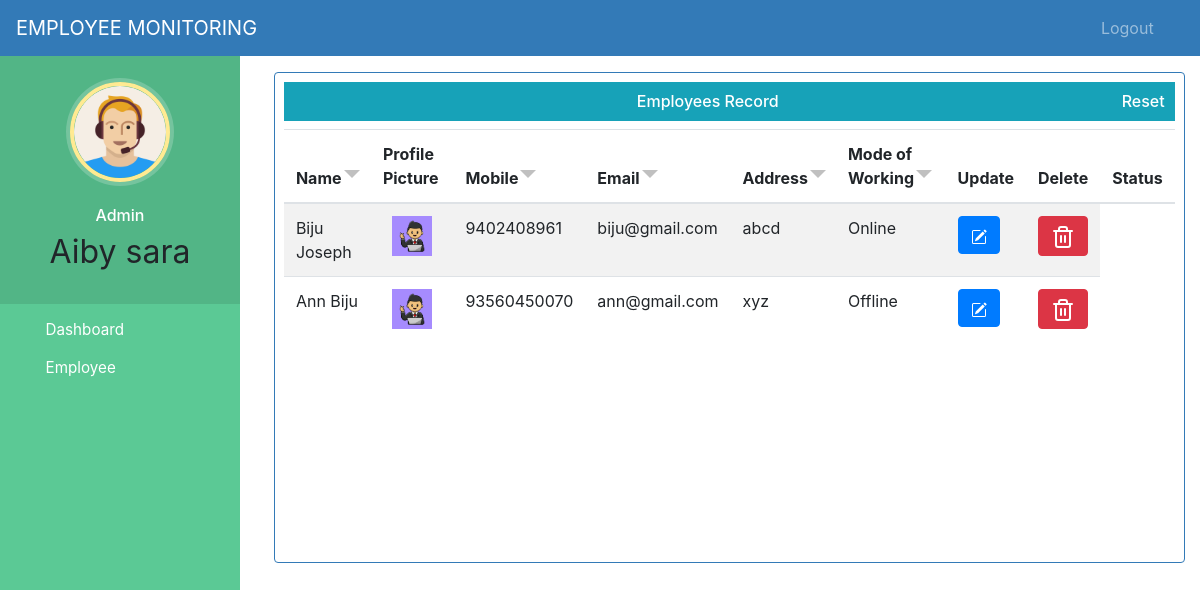
The page /admin-view-employee (signed in) on the database as committed earlier.
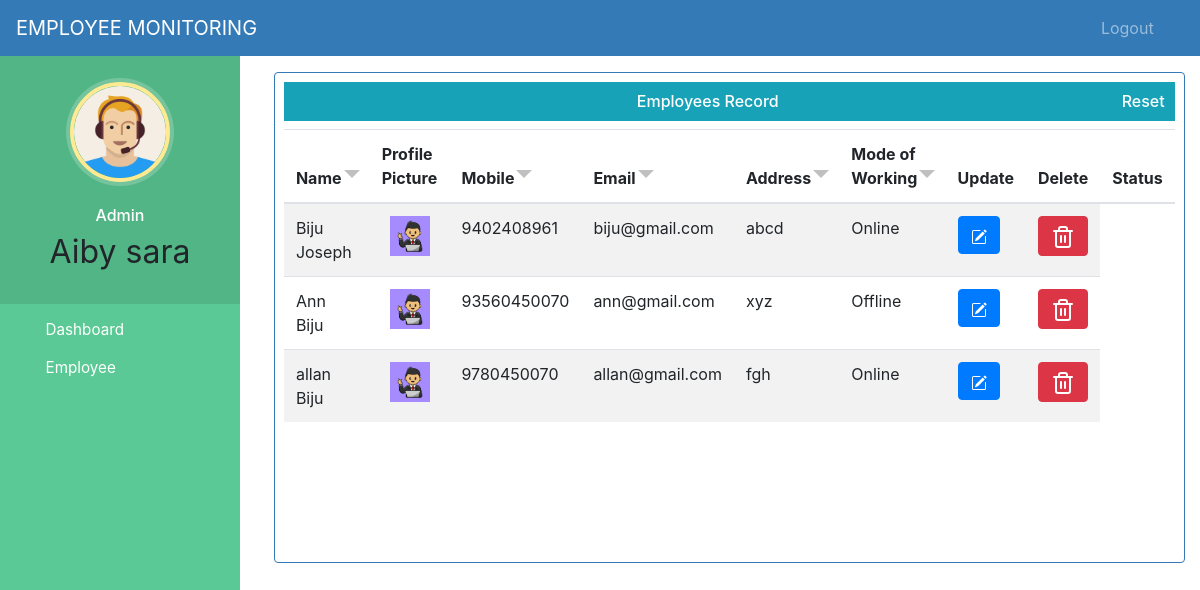
The same page on the database as committed later.
### employee/models.py (models this page shows, shortened)
class Employee(models.Model):
    user = models.OneToOneField(User, on_delete=models.CASCADE)
    profile_pic = models.ImageField(upload_to='profile_pic/EmployeeProfilePic/', null=True, blank=True)
    mode = models.CharField(max_length=128, choices=mode_status, default='Offline')
    address = models.CharField(max_length=128)
    mobile = models.CharField(max_length=12, null=True)
    email = models.EmailField(max_length=128, null=True)
    status = models.BooleanField(default=False)
    last_activity = models.DateTimeField(null=True, blank=True)
    @property
    def get_name(self):
        return self.user.first_name + " " + self.user.last_name

### employee/views.py (the view)
# urls.py: path('admin-view-employee', views.admin_view_employee_view, name='admin-view-employee'),
@login_required(login_url='userlogin')
@user_passes_test(is_admin)
def admin_view_employee_view(request):
    employees = models.Employee.objects.all().filter(status=True)
    return render(request, 'admin_view_employee.html', {'employees': employees})

### employee/views.py (called while the page is built)
def is_admin(user):
    return user.groups.filter(name='ADMIN').exists()

### templates/admin_view_employee.html (shortened to what this page needs)
{% extends 'admin_base.html' %}
{% block content %}
{%load static%}
  <link rel="stylesheet" href="{% static 'css/sort.css' %}">
<br><br><br>
{% include 'messages.html' %}
<div class="container">
  <div class="bor">
    <div class="tableFixHead">
      <h6 class="bg-info" style="padding:10px; text-align:center;">Employees Record
      <a style="float:right; text-decoration: none; color:white" href="/admin-view-employee">Reset</a>
      </h6>
       <table class="table table-striped" id="myTable">
      <thead>
        <tr>
          <th onclick="sortTable(0)" class="headerSortDown">Name</th>
          <th>Profile Picture</th>
          <th onclick="sortTable(0)" class="headerSortDown">Mobile</th>
          <th onclick="sortTable(0)" class="headerSortDown">Email</th>
          <th onclick="sortTable(0)" class="headerSortDown">Address</th>
          <th onclick="sortTable(0)" class="headerSortDown">Mode of Working</th>
          <th>Update</th>
          <th>Delete</th>
          <th>Status</th>
        </tr>
      </thead>
      {% for e in employees %}
      <tr>
        <td> {{e.get_name}}</td>
        <td> <center>
          {% if e.profile_pic %}
          <img src="{{ e.profile_pic.url }}" alt="Profile Pic missing" height="40px" width="40px" />
          {% else %}
          No Profile Pic
          {% endif %}
        </center></td>
        <td>{{e.mobile}}</td>
        <td>{{e.email}}</td>
        <td>{{e.address}}</td>
        <td>{{e.mode}}</td>
        <td><a class="btn btn-primary btn-xs" href="{% url 'admin-update-employee' e.id  %}">
        </a></td>
        <td><a class="btn btn-danger btn-xs" href="{% url 'admin-delete-employee' e.id  %}"
                onclick="return confirm('Are you sure you want to delete this?')">
          </a>
        </td>
      </tr>
      {% endfor %}
    </table>
  </div>
</div>
  </div>
{% endblock content %}

Rows that differ between the two databases and show on the page:
added Employee: get_name "allan Biju", profile_pic (picture), mobile "9780450070", email "allan@gmail.com", address "fgh", mode "Online"
